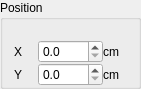
            <widget class="QGroupBox" name="groupBox_8">
             <property name="geometry">
              <rect>
               <x>320</x>
               <y>150</y>
               <width>141</width>
               <height>81</height>
              </rect>
             </property>
             <property name="minimumSize">
              <size>
               <width>117</width>
               <height>0</height>
              </size>
             </property>
             <property name="title">
              <string>Position</string>
             </property>
             <layout class="QGridLayout" name="gridLayout_5">
              <property name="topMargin">
               <number>0</number>
              </property>
              <property name="bottomMargin">
               <number>0</number>
              </property>
              <property name="spacing">
               <number>0</number>
              </property>
              <item row="5" column="1">
               <spacer name="verticalSpacer_7">
                <property name="orientation">
                 <enum>Qt::Vertical</enum>
                </property>
                <property name="sizeHint" stdset="0">
                 <size>
                  <width>20</width>
                  <height>40</height>
                 </size>
                </property>
               </spacer>
              </item>
              <item row="1" column="2">
               <spacer name="horizontalSpacer_28">
                <property name="orientation">
                 <enum>Qt::Horizontal</enum>
                </property>
                <property name="sizeHint" stdset="0">
                 <size>
                  <width>40</width>
                  <height>20</height>
                 </size>
                </property>
               </spacer>
              </item>
              <item row="1" column="0">
               <spacer name="horizontalSpacer_27">
                <property name="orientation">
                 <enum>Qt::Horizontal</enum>
                </property>
                <property name="sizeHint" stdset="0">
                 <size>
                  <width>40</width>
                  <height>20</height>
                 </size>
                </property>
               </spacer>
              </item>
              <item row="0" column="1">
               <spacer name="verticalSpacer_6">
                <property name="orientation">
                 <enum>Qt::Vertical</enum>
                </property>
                <property name="sizeHint" stdset="0">
                 <size>
                  <width>20</width>
                  <height>40</height>
                 </size>
                </property>
               </spacer>
              </item>
              <item row="2" column="2">
               <widget class="QLabel" name="label_13">
                <property name="text">
                 <string>cm</string>
                </property>
               </widget>
              </item>
              <item row="4" column="2">
               <widget class="QLabel" name="label_87">
                <property name="text">
                 <string>cm</string>
                </property>
               </widget>
              </item>
              <item row="2" column="1">
               <widget class="QDoubleSpinBox" name="sbAreaX">
                <property name="maximumSize">
                 <size>
                  <width>65</width>
                  <height>16777215</height>
                 </size>
                </property>
                <property name="decimals">
                 <number>1</number>
                </property>
                <property name="maximum">
                 <double>10000.000000000000000</double>
                </property>
                <property name="singleStep">
                 <double>10.000000000000000</double>
                </property>
                <property name="value">
                 <double>0.000000000000000</double>
                </property>
               </widget>
              </item>
              <item row="4" column="1">
               <widget class="QDoubleSpinBox" name="sbAreaY">
                <property name="maximumSize">
                 <size>
                  <width>65</width>
                  <height>16777215</height>
                 </size>
                </property>
                <property name="decimals">
                 <number>1</number>
                </property>
                <property name="maximum">
                 <double>10000.000000000000000</double>
                </property>
                <property name="singleStep">
                 <double>10.000000000000000</double>
                </property>
                <property name="value">
                 <double>0.000000000000000</double>
                </property>
               </widget>
              </item>
              <item row="4" column="0">
               <widget class="QLabel" name="lblAreaIntY">
                <property name="text">
                 <string>Y</string>
                </property>
               </widget>
              </item>
              <item row="2" column="0">
               <widget class="QLabel" name="lblAreaIntX">
                <property name="text">
                 <string>X</string>
                </property>
               </widget>
              </item>
             </layout>
            </widget>
